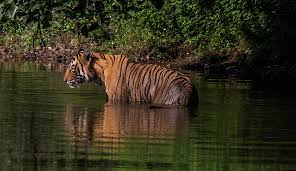
#> input picture media/animal.jpeg, 296 x 171 px
$ python dilation.py
#> lines starting #> are read from the running program, lines starting #| are printed output that depends on the picture
import cv2
import numpy as np

image_to_analize = cv2.imread("../media/animal.jpeg")
#> image_to_analize is the input picture: shape (171, 296, 3); mean B, G, R 29.5, 49.9, 53.5
kernel = np.ones((40,40), np.uint8)
gray_image = cv2.cvtColor(image_to_analize, cv2.COLOR_BGR2GRAY)
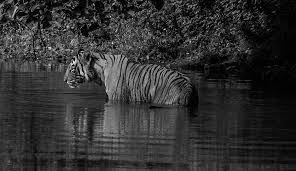
#> gray_image: shape (171, 296); min 0, max 241, mean 48.7
new_image = cv2.dilate(image_to_analize, kernel,  iterations = 1)
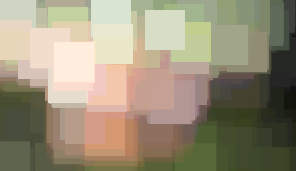
#> new_image: shape (171, 296, 3); mean B, G, R 121, 144.2, 153.2
cv2.imwrite('dilation_result_color.jpg', new_image)
